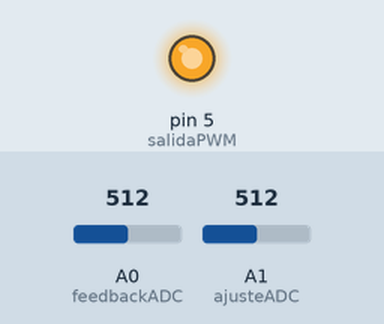
A sketch run on a simulated Arduino Uno, built for the host (arithmetic inside an expression is 32-bit, double 64-bit). Shown: output pins drawn as LEDs (lit = HIGH). Inputs (shaded band) come from the test bench; at power-on: A1 (ajusteADC) = 512, A0 (feedbackADC) = 512.

Above: at 1.2 s.
1.3 s: A1 (ajusteADC) set to 525
At 2.5 s:
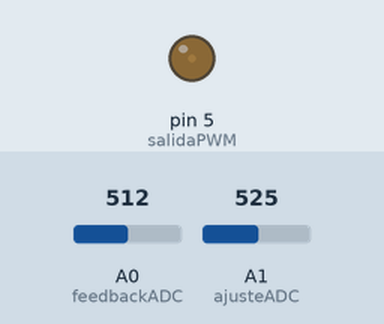
2.8 s: A0 (feedbackADC) set to 535
At 3.8 s:
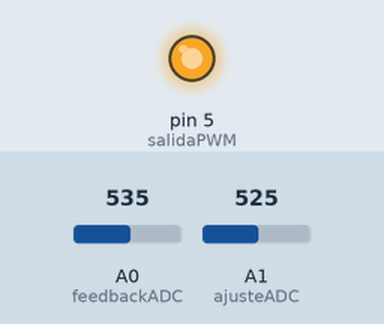
4.3 s: A0 (feedbackADC) set to 511
At 5.0 s:
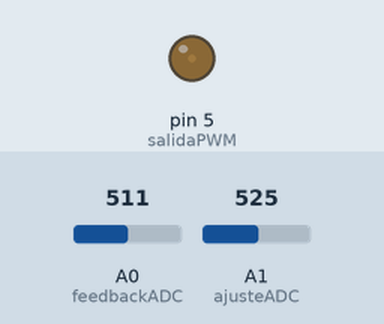
5.8 s: A0 (feedbackADC) set to 716
At 7.3 s:
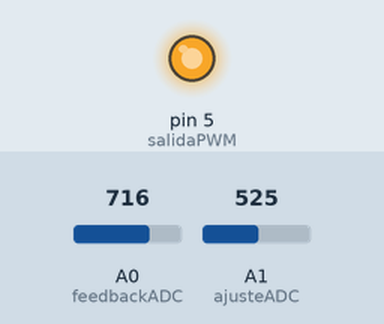
Timing chart, 0 to 8.3 s (numbered marks = the images above; inputs shaded):
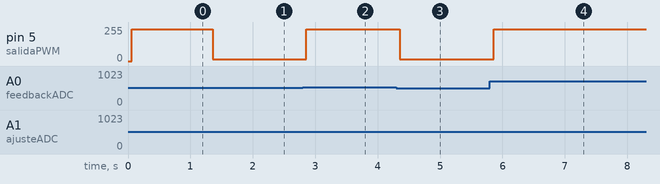

Measured:
- the behaviour switches between 512 and 513 on A1 (ajusteADC) (found by bisection; images 0 and 1)
- the behaviour switches between 524 and 525 on A0 (feedbackADC) (found by bisection; images 1 and 2)
- after the input at 1.3 s, pin 5 (salidaPWM): 240/255 → 15/255 after 0.06 s
- after the input at 2.8 s, pin 5 (salidaPWM): 15/255 → 240/255 after 0.06 s
- after the input at 4.3 s, pin 5 (salidaPWM): 240/255 → 15/255 after 0.06 s
- after the input at 5.8 s, pin 5 (salidaPWM): 15/255 → 240/255 after 0.06 s

The sketch:

ARDUINO_Fuente_DC_DC_con_PWM_a_62kHz.ino
```cpp
#define feedbackADC A0
#define ajusteADC   A1
#define salidaPWM   5
int valFeedback = 0;
int valAjuste   = 0;
int duty=0;
void setup(){
   TCCR0B = TCCR0B & B11111000 | B00000001;
   pinMode(salidaPWM,OUTPUT);
   analogWrite(salidaPWM, 128);
}
void loop(){
   valFeedback = analogRead(feedbackADC);
   valAjuste   = analogRead(ajusteADC);
   if(valFeedback < valAjuste){
      if(duty>15)
         duty--;
      analogWrite(salidaPWM, duty);
   }else{
      if(duty<240)
         duty++;
      analogWrite(salidaPWM, duty);
   }
}
```
